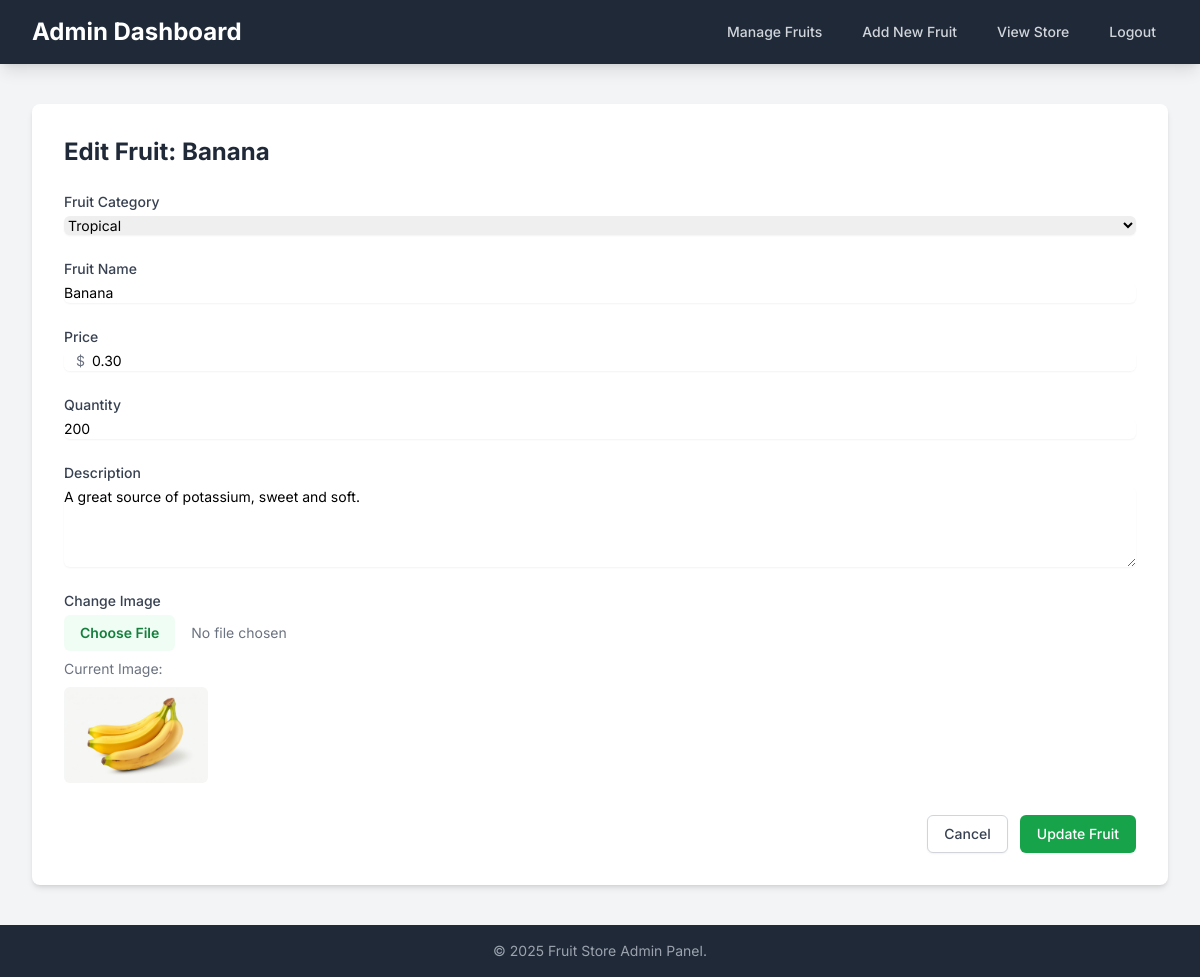
Page /admin/edit/3 (signed in) on the committed database.
### tables this page shows
CREATE TABLE
    `fruits` (
        `frId` int (11) NOT NULL AUTO_INCREMENT,
        `catId` int (11) NOT NULL,
        `name` varchar(255) NOT NULL,
        `description` text NOT NULL,
        `qty` int (11) NOT NULL DEFAULT 0,
        `price` decimal(10, 2) NOT NULL,
        `image` varchar(255) DEFAULT NULL,
        `regDate` timestamp NOT NULL DEFAULT CURRENT_TIMESTAMP,
        PRIMARY KEY (`frId`),
        KEY `catId` (`catId`),
        CONSTRAINT `fruits_ibfk_1` FOREIGN KEY (`catId`) REFERENCES `categories` (`catId`) ON DELETE CASCADE ON UPDATE CASCADE
    );

CREATE TABLE
    `categories` (
        `catId` int (11) NOT NULL AUTO_INCREMENT,
        `category` varchar(50) NOT NULL,
        PRIMARY KEY (`catId`)
    );

### app/models/Fruit.php (called while the page is built, shortened)
<?php
class Fruit
{
    private $connection;
    public function __construct($connection)
    {
        $this->connection = $connection;
    }
    public function getById($id)
    {
        $query = "SELECT * FROM fruits WHERE frId = :frId";
        $stmt = $this->connection->prepare($query);
        $stmt->bindParam(":frId", $id, PDO::PARAM_INT);
        $stmt->execute();
        return $stmt->fetch(PDO::FETCH_ASSOC);
    }
}

### app/models/Category.php (called while the page is built, shortened)
<?php
class Category
{
    private $connection;
    public function __construct(PDO $connection)
    {
        $this->connection = $connection;
    }
    public function getAll(): array
    {
        $query = "SELECT * FROM categories ORDER BY category ASC";
        $stmt = $this->connection->prepare($query);
        $stmt->execute();
        return $stmt->fetchAll(PDO::FETCH_ASSOC);
    }
}

### app/views/admin/edit.php (the view, shortened to what this page needs)
<?php require_once __DIR__ . '/../layouts/admin_header.php'; ?>
<div class="bg-white shadow-md rounded-lg p-8">
    <h1 class="text-2xl font-bold mb-6 text-gray-800">Edit Fruit: <?= htmlspecialchars($fruit['name']) ?></h1>
    <form action="<?php echo BASE_PATH ?>/admin/update/<?= $fruit['frId'] ?>" method="POST"
        enctype="multipart/form-data">
        <div class="space-y-6">
            <div>
                <label for="catId" class="block text-sm font-medium text-gray-700">Fruit Category</label>
                <select id="catId" name="catId" required
                    class="mt-1 block w-full rounded-md border-gray-300 shadow-sm focus:border-green-500 focus:ring-green-500 sm:text-sm">
                    <?php foreach ($categories as $category): ?>
                        <option value="<?= htmlspecialchars($category['catId']) ?>" <?= $fruit['catId'] == $category['catId'] ? 'selected' : '' ?>>
                            <?= htmlspecialchars($category['category']) ?>
                        </option>
                    <?php endforeach; ?>
                </select>
            </div>
            <div>
                <label for="name" class="block text-sm font-medium text-gray-700">Fruit Name</label>
                <input type="text" name="name" id="name" value="<?= htmlspecialchars($fruit['name']) ?>" required
                    class="mt-1 block w-full rounded-md border-gray-300 shadow-sm focus:border-green-500 focus:ring-green-500 sm:text-sm">
            </div>
            <div>
                <label for="price" class="block text-sm font-medium text-gray-700">Price</label>
                <div class="relative mt-1 rounded-md shadow-sm">
                    <div class="pointer-events-none absolute inset-y-0 left-0 flex items-center pl-3">
                        <span class="text-gray-500 sm:text-sm">$</span>
                    </div>
                    <input type="number" name="price" id="price" step="0.01"
                        value="<?= htmlspecialchars($fruit['price']) ?>" required
                        class="block w-full rounded-md border-gray-300 pl-7 focus:border-green-500 focus:ring-green-500 sm:text-sm">
                </div>
            </div>
            <div>
                <label for="qty" class="block text-sm font-medium text-gray-700">Quantity</label>
                <input type="number" name="qty" id="qty" value="<?= htmlspecialchars($fruit['qty']) ?>" required
                    class="mt-1 block w-full rounded-md border-gray-300 shadow-sm focus:border-green-500 focus:ring-green-500 sm:text-sm">
            </div>
            <div>
                <label for="description" class="block text-sm font-medium text-gray-700">Description</label>
                <textarea id="description" name="description" rows="4" required
                    class="mt-1 block w-full rounded-md border-gray-300 shadow-sm focus:border-green-500 focus:ring-green-500 sm:text-sm"><?= htmlspecialchars($fruit['description']) ?></textarea>
            </div>
            <div>
                <label for="image" class="block text-sm font-medium text-gray-700">Change Image</label>
                <input type="file" name="image" id="image" accept="image/*"
                    class="mt-1 block w-full text-sm text-gray-500 file:mr-4 file:py-2 file:px-4 file:rounded-md file:border-0 file:text-sm file:font-semibold file:bg-green-50 file:text-green-700 hover:file:bg-green-100">
                <p class="mt-2 text-sm text-gray-500">Current Image:</p>
                <img src="<?= htmlspecialchars(BASE_PATH . ($fruit['image'] ? '/storage/images/' . $fruit['image'] : '/storage/images/placeholder.png')) ?>"
                    alt="Current Image" class="mt-2 h-24 w-auto rounded-md" />
            </div>
        </div>
        <div class="mt-8 flex justify-end">
            <a href="<?php echo BASE_PATH ?>/admin"
                class="rounded-md border border-gray-300 bg-white py-2 px-4 text-sm font-medium text-gray-700 shadow-sm hover:bg-gray-50 focus:outline-none focus:ring-2 focus:ring-gray-500 focus:ring-offset-2">Cancel</a>
            <button type="submit"
                class="ml-3 inline-flex justify-center rounded-md border border-transparent bg-green-600 py-2 px-4 text-sm font-medium text-white shadow-sm hover:bg-green-700 focus:outline-none focus:ring-2 focus:ring-green-500 focus:ring-offset-2">Update
                Fruit</button>
        </div>
    </form>
</div>
<?php require_once __DIR__ . '/../layouts/admin_footer.php'; ?>

### app/views/layouts/admin_header.php (style rules this page uses)
body { font-family: 'Inter', sans-serif; }

### rows in the picture
fruits: name "Banana", catId "Tropical", price "0.30", qty "200", description "A great source of potassium, sweet and soft.", image (picture)
